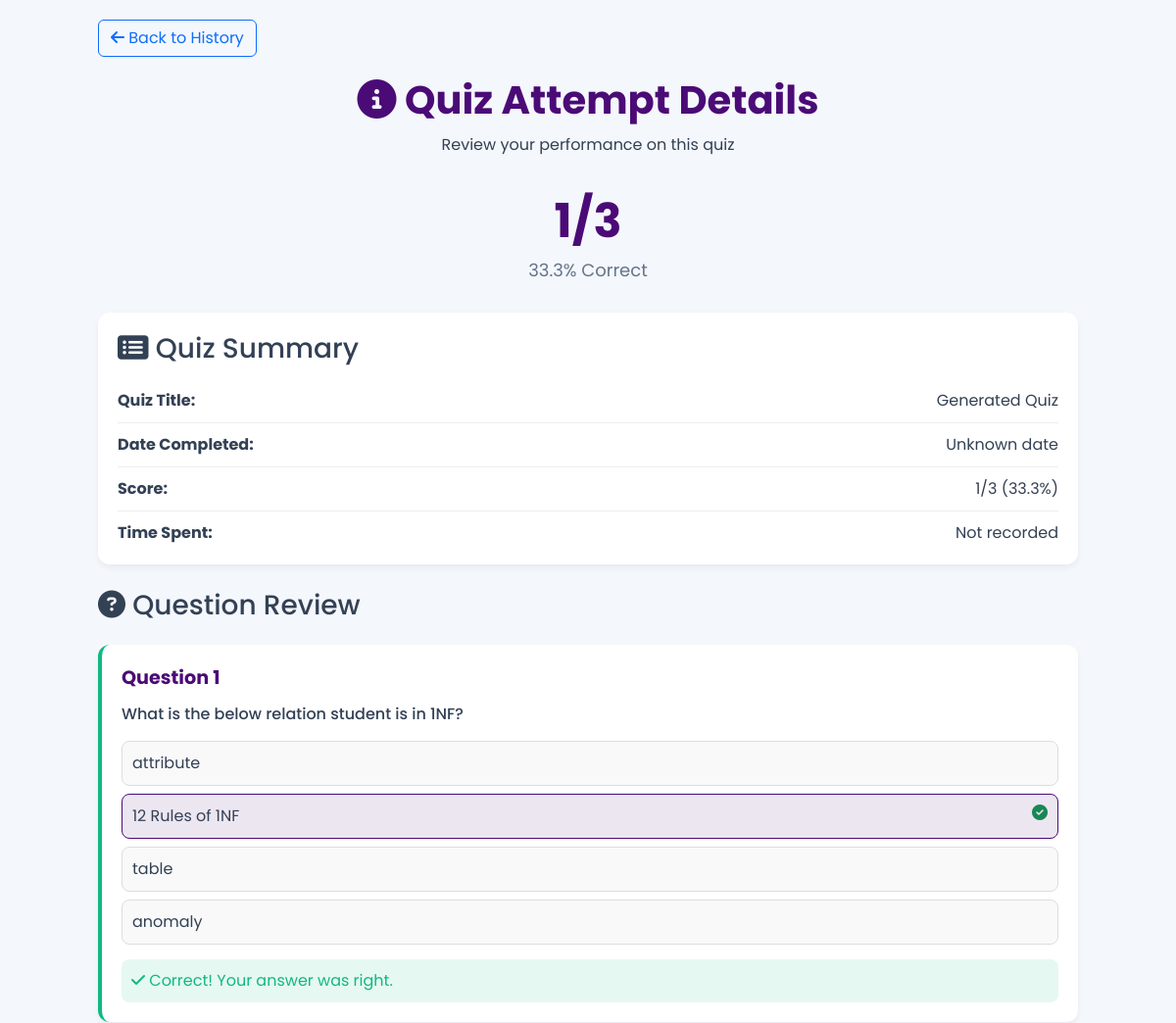
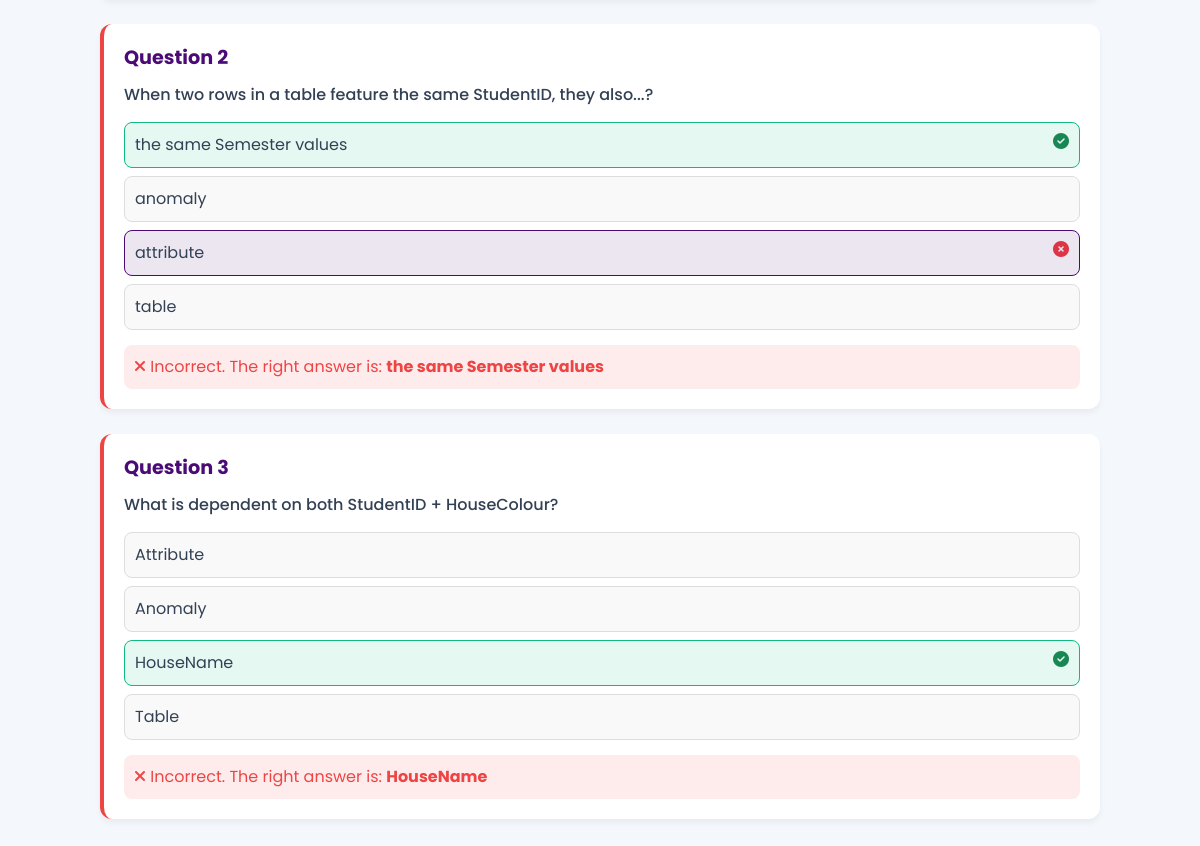
Page /attempt/6 (signed in) on the committed database (2 pictures, top to bottom).
### tables this page shows
CREATE TABLE quiz_attempts (
            id INTEGER PRIMARY KEY AUTOINCREMENT,
            user_id INTEGER NOT NULL,
            quiz_id INTEGER NOT NULL,
            score INTEGER NOT NULL,
            total_questions INTEGER NOT NULL,
            answers TEXT NOT NULL,
            completed_at TIMESTAMP DEFAULT CURRENT_TIMESTAMP,
            FOREIGN KEY (user_id) REFERENCES users (id),
            FOREIGN KEY (quiz_id) REFERENCES quizzes (id)
        );

CREATE TABLE quizzes (
            id INTEGER PRIMARY KEY AUTOINCREMENT,
            user_id INTEGER NOT NULL,
            title TEXT NOT NULL,
            context TEXT,
            generated_at TIMESTAMP DEFAULT CURRENT_TIMESTAMP,
            FOREIGN KEY (user_id) REFERENCES users (id)
        );

CREATE TABLE questions (
            id INTEGER PRIMARY KEY AUTOINCREMENT,
            quiz_id INTEGER NOT NULL,
            question_text TEXT NOT NULL,
            options TEXT NOT NULL,
            answer TEXT NOT NULL,
            FOREIGN KEY (quiz_id) REFERENCES quizzes (id)
        );

### app/routes.py (the view)
@routes.route("/attempt/<int:attempt_id>")
@login_required
def view_attempt(attempt_id):
    conn = get_db_connection()
    attempt = conn.execute('''
        SELECT qa.*, q.title, q.context
        FROM quiz_attempts qa
        JOIN quizzes q ON qa.quiz_id = q.id
        WHERE qa.id = ? AND qa.user_id = ?
    ''', (attempt_id, session['user_id'])).fetchone()
    if not attempt:
        flash("Quiz attempt not found", "error")
        return redirect(url_for("routes.history"))
    try:
        user_answers = json.loads(attempt['answers'])
    except:
        user_answers = []
    questions = conn.execute(
        'SELECT * FROM questions WHERE quiz_id = ?', (attempt['quiz_id'],)
    ).fetchall()
    conn.close()
    questions_data = []
    for i, question in enumerate(questions):
        question_dict = dict(question)
        question_dict['user_answer'] = user_answers[i] if i < len(user_answers) else "Not answered"
        question_dict['is_correct'] = question_dict['user_answer'] == question_dict['answer']
        try:
            question_dict['options'] = json.loads(question_dict['options'])
        except:
            question_dict['options'] = []
        questions_data.append(question_dict)
    score_percentage = (attempt['score'] / attempt['total_questions']) * 100 if attempt['total_questions'] > 0 else 0
    return render_template(
        "attempt_details.html",
        attempt=attempt,
        questions=questions_data,
        score_percentage=score_percentage
    )

### app/routes.py (called while the page is built)
def get_db_connection():
    conn = sqlite3.connect('quizgen.db')
    conn.row_factory = sqlite3.Row
    return conn

def login_required(f):
    @wraps(f)
    def decorated_function(*args, **kwargs):
        if 'user_id' not in session:
            return redirect(url_for('routes.login'))
        return f(*args, **kwargs)
    return decorated_function

### templates/attempt_details.html (shortened to what this page needs)
<!DOCTYPE html>
<html lang="en">
<head>
    <link href="https://cdn.jsdelivr.net/npm/bootstrap@5.3.0/dist/css/bootstrap.min.css" rel="stylesheet">
    <link rel="stylesheet" href="https://cdnjs.cloudflare.com/ajax/libs/font-awesome/6.4.0/css/all.min.css">
</head>
<body>
    <div class="details-container">
        <div class="back-btn">
            <a href="{{ url_for('routes.history') }}" class="btn btn-outline-primary">
                <i class="fas fa-arrow-left"></i> Back to History
            </a>
        </div>
        <div class="details-header">
            <h1><i class="fas fa-info-circle"></i> Quiz Attempt Details</h1>
            <p>Review your performance on this quiz</p>
        </div>
        <div class="score-display">
            <div class="score-value">{{ attempt.score }}/{{ attempt.total_questions }}</div>
            <div class="score-text">{{ "%.1f"|format(score_percentage) }}% Correct</div>
        </div>
        <div class="summary-card">
            <h3 class="mb-4"><i class="fas fa-list-alt"></i> Quiz Summary</h3>
            <div class="summary-item">
                <strong>Quiz Title:</strong>
                <span>{{ attempt.title }}</span>
            </div>
            <div class="summary-item">
                <strong>Date Completed:</strong>
                <span>{{ attempt.formatted_date if attempt.formatted_date else "Unknown date" }}</span>
            </div>
            <div class="summary-item">
                <strong>Score:</strong>
                <span>{{ attempt.score }}/{{ attempt.total_questions }} ({{ "%.1f"|format(score_percentage) }}%)</span>
            </div>
            <div class="summary-item">
                <strong>Time Spent:</strong>
                <span>Not recorded</span>
            </div>
        </div>
        <h3 class="mb-4"><i class="fas fa-question-circle"></i> Question Review</h3>
        {% for question in questions %}
            <div class="question-card {% if question.is_correct %}correct{% else %}incorrect{% endif %}">
                <div class="question-number">Question {{ loop.index }}</div>
                <div class="question-text">{{ question.question_text }}</div>
                <div class="options-list">
                    {% for option in question.options %}
                        <div class="option-item
                            {% if option == question.answer %}correct{% endif %}
                            {% if option == question.user_answer and not question.is_correct %}incorrect{% endif %}
                            {% if option == question.user_answer %}selected{% endif %}">
                            {{ option }}
                            {% if option == question.answer %}
                                <i class="fas fa-check-circle float-end text-success"></i>
                            {% elif option == question.user_answer and not question.is_correct %}
                                <i class="fas fa-times-circle float-end text-danger"></i>
                            {% endif %}
                        </div>
                    {% endfor %}
                </div>
                <div class="answer-feedback {% if question.is_correct %}feedback-correct{% else %}feedback-incorrect{% endif %}">
                    {% if question.is_correct %}
                        <i class="fas fa-check"></i> Correct! Your answer was right.
                    {% else %}
                        <i class="fas fa-times"></i> Incorrect. The right answer is: <strong>{{ question.answer }}</strong>
                    {% endif %}
                </div>
            </div>
        {% endfor %}
    </div>
</body>
</html>

### templates/attempt_details.html (style rules this page uses)
:root { --primary-color: #4b0b76; --secondary-color: #6a1b9a; --light-bg: #f4f7fb; --card-bg: #ffffff; --text-color: #334155; --text-light: #64748b; --success-color: #10b981; --danger-color: #ef4444; }
body { font-family: 'Poppins', sans-serif; background: var(--light-bg); color: var(--text-color); padding: 20px; }
.details-container { max-width: 1000px; margin: 0 auto; }
.details-header { text-align: center; margin-bottom: 30px; }
.details-header h1 { color: var(--primary-color); font-weight: 700; margin-bottom: 10px; }
.score-display { text-align: center; margin-bottom: 30px; }
.score-value { font-size: 48px; font-weight: 700; color: var(--primary-color); }
.score-text { font-size: 18px; color: var(--text-light); }
.question-card { background: var(--card-bg); border-radius: 12px; box-shadow: 0 4px 6px rgba(0, 0, 0, 0.05); margin-bottom: 25px; overflow: hidden; padding: 20px; border-left: 4px solid #ddd; }
.question-card.correct { border-left-color: var(--success-color); }
.question-card.incorrect { border-left-color: var(--danger-color); }
.question-number { font-weight: 700; color: var(--primary-color); margin-bottom: 10px; font-size: 1.2rem; }
.question-text { font-weight: 500; margin-bottom: 15px; }
.options-list { margin-bottom: 15px; }
.option-item { padding: 10px; border: 1px solid #ddd; border-radius: 8px; margin-bottom: 8px; background: #f9f9f9; }
.option-item.correct { background: rgba(16, 185, 129, 0.1); border-color: var(--success-color); }
.option-item.incorrect { background: rgba(239, 68, 68, 0.1); border-color: var(--danger-color); }
.option-item.selected { background: rgba(75, 11, 118, 0.1); border-color: var(--primary-color); }
.answer-feedback { padding: 10px; border-radius: 8px; margin-top: 10px; }
.feedback-correct { background: rgba(16, 185, 129, 0.1); color: var(--success-color); }
.feedback-incorrect { background: rgba(239, 68, 68, 0.1); color: var(--danger-color); }
.back-btn { margin-bottom: 20px; }
.summary-card { background: var(--card-bg); border-radius: 12px; box-shadow: 0 4px 6px rgba(0, 0, 0, 0.05); margin-bottom: 25px; overflow: hidden; padding: 20px; }
.summary-item { display: flex; justify-content: space-between; margin-bottom: 10px; padding-bottom: 10px; border-bottom: 1px solid #eee; }
.summary-item:last-child { border-bottom: none; margin-bottom: 0; padding-bottom: 0; }

### rows in the picture
quiz_attempts: score "1", total_questions "3"
quizzes: title "Generated Quiz"
questions: question_text "What is the below relation student is in 1NF?", options "attribute" "12 Rules of 1NF" "table" "anomaly", shows "Correct! Your answer was right."
questions: question_text "When two rows in a table feature the same StudentID, they also...?", options "the same Semester values" "anomaly" "attribute" "table", answer "the same Semester values"
questions: question_text "What is dependent on both StudentID + HouseColour?", options "Attribute" "Anomaly" "HouseName" "Table", answer "HouseName"

### other values in the picture
{{ "%.1f"|format(score_percentage) }} "33.3"
{{ attempt.formatted_date if attempt.formatted_date else "Unknown date" }} "Unknown date"
